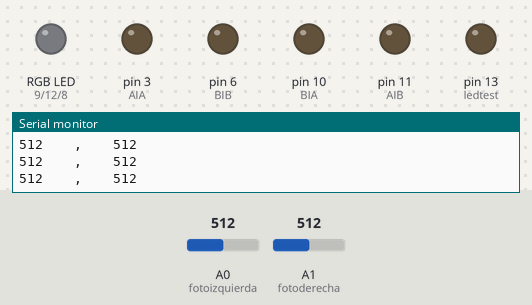
Recording of a sketch running on a simulated Arduino Uno, built with avr-gcc and run on an emulated ATmega328P. Shown: an RGB LED mixed from three pins (HIGH = lit), output pins drawn as LEDs (lit = HIGH), the last lines printed to the serial monitor. Dashed ring = blinking. The test bench sets the inputs (shaded band); at power-on: A0 (fotoizquierda) = 512, A1 (fotoderecha) = 512.

Above: at 4.2 s.
4.3 s: A0 (fotoizquierda) set to 676
5.8 s: A0 (fotoizquierda) set to 702
At 6.2 s:
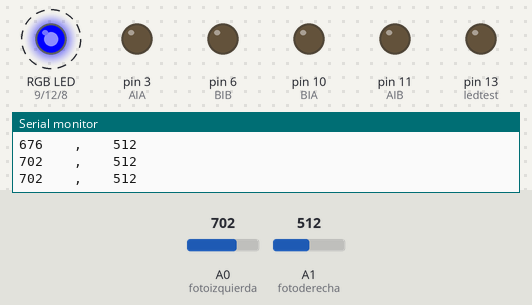
8.8 s: A1 (fotoderecha) set to 490
At 10.7 s:
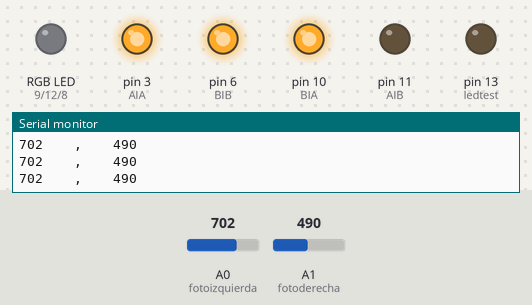
11.1 s: A0 (fotoizquierda) set to 716
At 11.6 s:
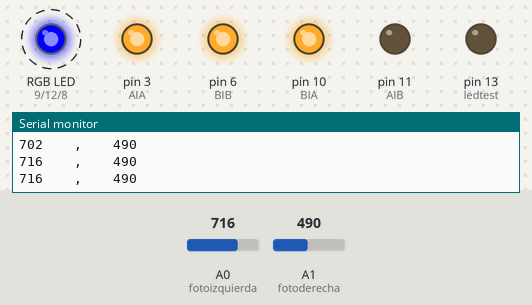
14.1 s: A0 (fotoizquierda) set to 490
At 15.1 s:
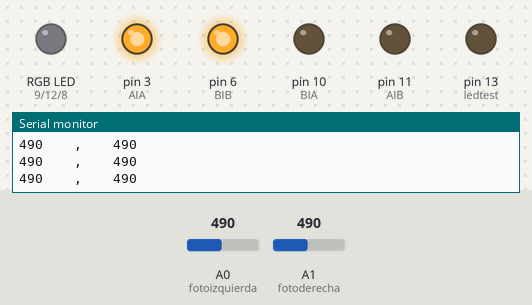
16.3 s: A1 (fotoderecha) set to 115
17.8 s: A1 (fotoderecha) set to 100
At 17.99 s:
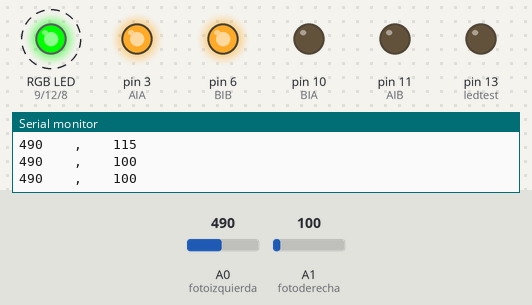
Timing chart, 0 to 21.8 s (numbered marks = the images above; inputs shaded):
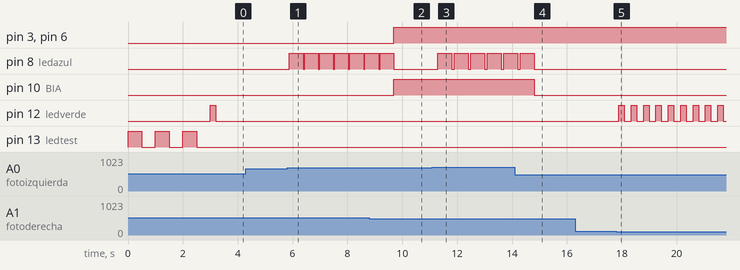

The sketch:

Seguimiento_de_Luz_Ragnar.ino
```cpp
// entradas de RGB ********************************************************************************************

int ledrojo = 9;
int ledverde= 12;
int ledazul=  8;

const int ledtest  = 13;

// entradas foto resistencias ********************************************************************************

const int fotoizquierda = A0;
const int fotoderecha = A1;


// entrada de motores ******************************************************************************************

int AIA =  3;
int AIB =  11;
int BIB =  6;
int BIA =  10;

int receptores = 0;
int receptorizquierdo = 0;
int receptorderecho = 0;

void setup() {
  // serial nos permite leer los valores a traves del monitor serie *****************************************************
  Serial.begin (9600);

  // inicio de los pines de salida ****************************************************************************************

  pinMode (ledrojo, OUTPUT);
  pinMode (ledverde, OUTPUT);
  pinMode (ledazul, OUTPUT);

  pinMode (ledtest, OUTPUT);
  pinMode (AIA, OUTPUT);
  pinMode (AIB, OUTPUT);
  pinMode (BIA, OUTPUT);
  pinMode (BIB, OUTPUT);

  digitalWrite(ledtest , LOW);
  analogWrite (AIA, 0);
  analogWrite (AIB, 0);
  analogWrite (BIA, 0);
  analogWrite (BIB, 0);

  analogWrite(ledrojo , 0);
  analogWrite(ledverde, 0);
  analogWrite(ledazul , 0);

  // saludo inicial *************************************************************************************************

  digitalWrite (ledtest , HIGH);
  delay (500);
  digitalWrite (ledtest , LOW);
  delay(500);
  digitalWrite (ledtest , HIGH);
  delay (500);
  digitalWrite (ledtest , LOW);
  delay(500);
  digitalWrite (ledtest , HIGH);
  delay (500);
  digitalWrite (ledtest , LOW);
  delay(500);

}

void loop() {

  // con esta variable acumulo los valores de los sensores y dependiendo de cada suma activare cada color de RGB ***********************************************

  receptores = receptorderecho + receptorizquierdo;

  receptorizquierdo = analogRead (fotoizquierda);
  receptorderecho = analogRead (fotoderecha);

  Serial.print (receptorizquierdo);
  Serial.print ("    ,    ");
  Serial.println (receptorderecho);

// Con este condicional el robot puede verificar los niveles de luz mediante el led RGB-- ROJO> nivel bajo AZUL> nivel medio VERDE> nivel alto

if (receptores > 1900){
  analogWrite (ledrojo, 255);
  delay(500);
  analogWrite (ledrojo,0);

}else if (receptores > 1200 && receptores <= 1800){
  analogWrite (ledazul, 255);
  delay(500);
  analogWrite (ledazul,0);

}else if (receptores < 600 ){
analogWrite  (ledverde,255);
delay(200);
analogWrite (ledverde,0);
delay(200);
} else analogWrite (ledverde,0);analogWrite (ledrojo,0);analogWrite (ledazul,0);

// este condicional determina la direccion del robot mediante la medicion de luz ****************************************************************************

  if (receptorderecho < 500 && receptorizquierdo < 500 ){
  adelante ();

  } else if (receptorderecho < 500 && receptorizquierdo > 500) {
     izquierda();
    delay(50);

  } else  if (receptorderecho > 500 && receptorizquierdo < 500){
    derecha();

  }else  stope();

  delay(50);


}


  // iniciacion  de las funciones  ******************************************************************************************************************************

  void adelante () {

    analogWrite (AIA, 255);
    analogWrite (AIB, 0);
    analogWrite (BIA, 0);
    analogWrite (BIB, 255);

  }

  void izquierda () {
    analogWrite (AIA, 255);
    analogWrite (AIB, 0);
    analogWrite (BIA, 255);
    analogWrite (BIB, 255);

  }
   void derecha () {
    analogWrite (AIA, 255);
    analogWrite (AIB, 255);
    analogWrite (BIA, 0);
    analogWrite (BIB, 255);

  }

  void stope () {
    analogWrite (AIA, 0);
    analogWrite (AIB, 0);
    analogWrite (BIA, 0);
    analogWrite (BIB, 0);

  }
```

Measured:
- the behaviour switches between 688 and 689 on A0 (fotoizquierda) (found by bisection; images 0 and 1)
- the behaviour switches between 110 and 109 on A1 (fotoderecha) (found by bisection; images 4 and 5)
- after the input at 5.8 s, pin 8 (ledazul): alternates HIGH for 0.50 s and LOW for 0.05 s, starting after 0.08 s
- after the input at 8.8 s, pin 3 (AIA), pin 6 (BIB), pin 10 (BIA): LOW → HIGH after 0.89 s; pin 8 (ledazul): goes on until 9.7 s, then stays LOW
- after the input at 11.1 s, pin 8 (ledazul): alternates HIGH for 0.50 s and LOW for 0.10 s, starting after 0.20 s
- after the input at 14.1 s, pin 8 (ledazul): goes on until 14.8 s, then stays LOW; pin 10 (BIA): HIGH → LOW after 0.70 s
- after the input at 17.8 s, pin 12 (ledverde): alternates HIGH for 0.20 s and LOW for 0.25 s, starting after 0.09 s
